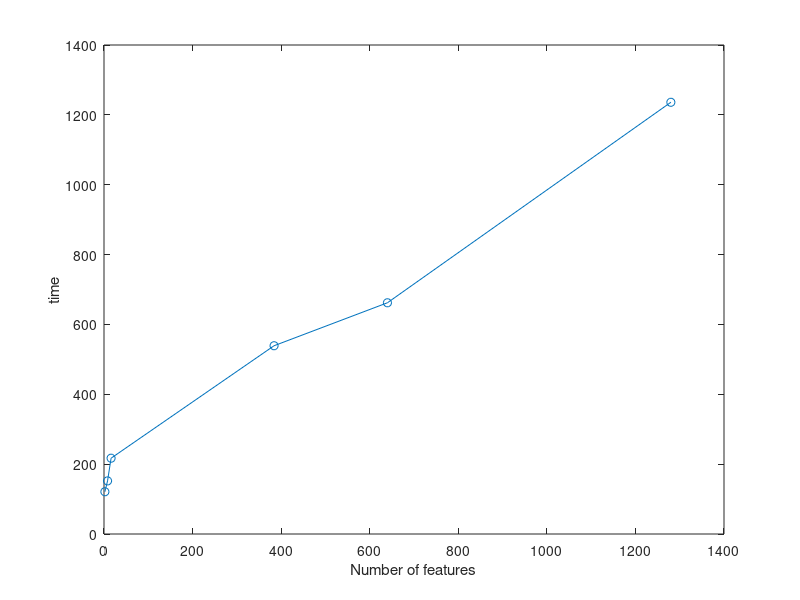

This figure's MATLAB source:
%plots time taken to calculate 2-norm distances between the same person using double, for the whole
%dataset "NIST special database 9" versus number of features used in
%fingerprint authentication

numfeatures = [2, 8, 16, 384, 640, 1280];
% in seconds
time = [121, 152, 217, 539, 662, 1236];

plot(numfeatures, time, '-o');
% loglog(numfeatures, time, '-o');
xlabel("Number of features");
ylabel("time");